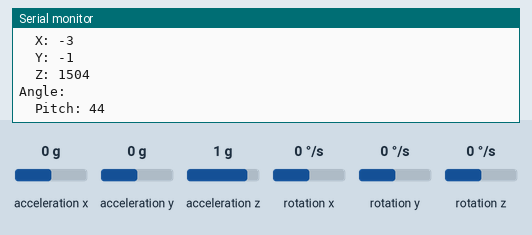
The sketch below on a simulated Arduino Mega 2560, built with avr-gcc and run on an emulated ATmega2560. Shown: the last lines printed to the serial monitor. Wiring (inferred from the names in the program): MPU-6050 motion sensor at I2C address 0x68. The test bench sets the inputs (shaded band); at power-on: acceleration x 0 g, acceleration y 0 g, acceleration z 1 g, rotation x 0 °/s, rotation y 0 °/s, rotation z 0 °/s.

Above: at 1.2 s.
1.3 s: acceleration x set to -1.4 g
At 2.3 s:
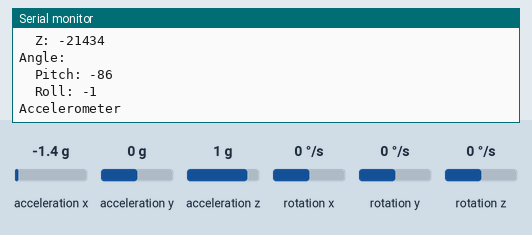
4.3 s: acceleration y set to -0.2 g
At 4.8 s:
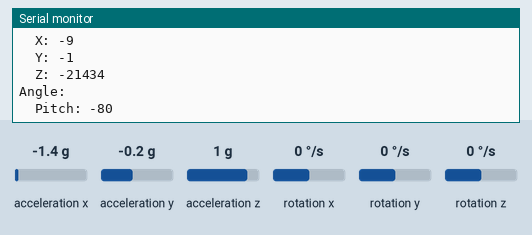
Timing chart, 0 to 7.3 s (numbered marks = the images above; inputs shaded):
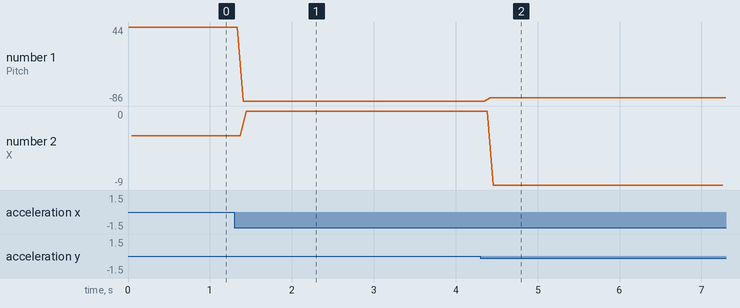

The sketch:

accelerometer_test_code.ino
```cpp
/*
   MPU-6050 Test

   This simple program reads and prints to the Serial Monitor window
   the raw X/Y/Z values for the accelerometer and the gyro
   It also calculates the pitch and roll values as well as the temperature
   in F and C.

   Connect VDD to 5V and GND to ground on the MCU
   Connect SCL to SCL on MCU and SDA to SDA on MCU

  Note that the correction values can be used to put in an offset to adjust the
  values toward 0 or in the case of the temperature to adjust it to match a
  reference temperature measurement device.
*/

#include <Arduino.h>
#include <math.h>
#define MSGSIZE 80
#define MSGPRINTS 10
const int MPU=0x68;
int16_t AcX,AcY,AcZ,Tmp,GyX,GyY,GyZ;
double pitch,roll;
char buffer[MSGSIZE];

//===============================================================================
//  Initialization
//===============================================================================
void setup(){
Wire.begin();
Wire.beginTransmission(MPU);
Wire.write(0x6B);
Wire.write(0);
Wire.endTransmission(true);
Serial.begin(9600);
}
//===============================================================================
//  Main
//===============================================================================
void loop(){
Wire.beginTransmission(MPU);
Wire.write(0x3B);
Wire.endTransmission(false);
Wire.requestFrom(MPU,14,true);

int AcXoff,AcYoff,AcZoff,GyXoff,GyYoff,GyZoff;
int temp,toff;
int count = 0;
double t,tx,tf;

//Acceleration data correction
AcXoff = 1504;
AcYoff = -94;
AcZoff = -14849;

//Temperature correction
toff = -8099;

//Gyro correction
GyXoff = 181;
GyYoff = -166;
GyZoff = -266;

//read accel data and apply correction
AcX=(Wire.read()<<8|Wire.read()) + AcXoff;
AcY=(Wire.read()<<8|Wire.read()) + AcYoff;
AcZ=(Wire.read()<<8|Wire.read()) + AcZoff;

//read temperature data & apply correction
temp=(Wire.read()<<8|Wire.read()) + toff;

//read gyro data & apply correction
GyX=(Wire.read()<<8|Wire.read()) + GyXoff;
GyY=(Wire.read()<<8|Wire.read()) + GyYoff;
GyZ=(Wire.read()<<8|Wire.read()) + GyZoff;

// Calculate and convert temperature
tx=temp;
t = tx/340 + 36.53;     // Formula from data sheet
tf = (t * 9/5) + 32;    // Standard C to F conversion

getAngle(AcX,AcY,AcZ);

sprintf(buffer,"Angle: \n\tPitch: %d\n\tRoll: %d\nAccelerometer\n\tX: %d\n\tY: %d\n\tZ: %d\n",round(pitch), round(roll), AcX, AcY, AcZ);
Serial.println(buffer);

delay(10);
}

//===============================================================================
//  GetAngle - Converts accleration data to yaw,pitch, and roll (in that order)
//===============================================================================
void getAngle(int Vx,int Vy,int Vz) {
double x = Vx;
double y = Vy;
double z = Vz;
pitch = atan(x/sqrt((y*y) + (z*z)));
roll = atan(y/sqrt((x*x) + (z*z)));
//convert radians into degrees
pitch = pitch * (180.0/3.14);
roll = roll * (180.0/3.14) ;
}
```

main.h
```cpp
#include <Adafruit_VL53L0X.h>
//#include <VL53L0X.h>
#include <Wire.h>
#include <stdbool.h>
#include <avr/interrupt.h>


/******************
 * SENSOR SETTINGS
 ******************/

/* Trigger Settings */
#define MEASURE_TIME 50
#define THRESHOLD_TIME 5*MEASURE_TIME /* in milliseconds */
#define FILTER_LENGTH THRESHOLD_TIME/MEASURE_TIME
#define MIN_DISTANCE 110 /* in millimeters */
#define MAX_DISTANCE 356 /* in millimeters */

/* Group settings */
#define VL53L0X_I2C_ADDRESS 41
#define CLUSTERS 1
#define CLUSTER_SENSORS 3


/******************
 * ATMEGA SETTINGS
 ******************/
#define RETRIES_MAX 5
#define INTERRUPT_PIN 2  // use pin 2 on Arduino Uno & most boards
#define BAUD_RATE 115200
#define I2C_CLOCK 100000

typedef uint8_t Pin;

class Lidar_Sensor
{
  public:
    Adafruit_VL53L0X VL53L0X;
	  uint8_t address = 0;
    Pin enable = 0;
    uint16_t sampleIndex = 0,  thresholdTime = 0;
    float weightedSample = 0, distanceAverage = 0;
    float sampleWindow[FILTER_LENGTH];
	  bool isTriggered = false;
	  Lidar_Sensor(){}
    void init(Pin enable_pin, size_t i2c_address)
    {
		  address = i2c_address;
		  enable = enable_pin;
    }

};

void communication_setup();
void sensor_setup(Lidar_Sensor *sensor);
void detect_objects();
```

dmpsetup.cpp
```cpp
#include "main.h"

extern MPU6050 accel;
// I2Cdev and MPU6050 must be installed as libraries, or else the .cpp/.h files
// for both classes must be in the include path of your project


/* =========================================================================
   NOTE: In addition to connection 3.3v, GND, SDA, and SCL, this sketch
   depends on the MPU-6050's INT pin being connected to the Arduino's
   external interrupt #0 pin. On the Arduino Uno and Mega 2560, this is
   digital I/O pin 2.
   ========================================================================= */


// uncomment "OUTPUT_READABLE_QUATERNION" if you want to see the actual
// quaternion components in a [w, x, y, z] format (not best for parsing
// on a remote host such as Processing or something though)
#define OUTPUT_READABLE_QUATERNION

// uncomment "OUTPUT_READABLE_EULER" if you want to see Euler angles
// (in degrees) calculated from the quaternions coming from the FIFO.
// Note that Euler angles suffer from gimbal lock (for more info, see
// http://en.wikipedia.org/wiki/Gimbal_lock)
#define OUTPUT_READABLE_EULER

// uncomment "OUTPUT_READABLE_YAWPITCHROLL" if you want to see the yaw/
// pitch/roll angles (in degrees) calculated from the quaternions coming
// from the FIFO. Note this also requires gravity vector calculations.
// Also note that yaw/pitch/roll angles suffer from gimbal lock (for
// more info, see: http://en.wikipedia.org/wiki/Gimbal_lock)
#define OUTPUT_READABLE_YAWPITCHROLL

#define INTERRUPT_PIN 2  // use pin 2 on Arduino Uno & most boards
#define LED_PIN 13 // (Arduino is 13, Teensy is 11, Teensy++ is 6)
bool blinkState = false;

// MPU control/status vars
bool dmpReady = false;  // set true if DMP init was successful
uint8_t mpuIntStatus;   // holds actual interrupt status byte from MPU
uint8_t devStatus;      // return status after each device operation (0 = success, !0 = error)
uint16_t packetSize;    // expected DMP packet size (default is 42 bytes)
uint16_t fifoCount;     // count of all bytes currently in FIFO
uint8_t fifoBuffer[64]; // FIFO storage buffer

// orientation/motion vars
Quaternion q;           // [w, x, y, z]         quaternion container
VectorInt16 aa;         // [x, y, z]            accel sensor measurements
VectorInt16 gy;         // [x, y, z]            gyro sensor measurements
VectorInt16 aaReal;     // [x, y, z]            gravity-free accel sensor measurements
VectorInt16 aaWorld;    // [x, y, z]            world-frame accel sensor measurements
VectorFloat gravity;    // [x, y, z]            gravity vector
float euler[3];         // [psi, theta, phi]    Euler angle container
float ypr[3];           // [yaw, pitch, roll]   yaw/pitch/roll container and gravity vector

// ================================================================
// ===               INTERRUPT DETECTION ROUTINE                ===
// ================================================================

volatile bool mpuInterrupt = false;     // indicates whether MPU interrupt pin has gone high
void dmpDataReady()
{
  mpuInterrupt = true;
}

// ================================================================
// ===                      INITIAL SETUP                       ===
// ================================================================

void dmp_setup()
{

	accel_setup();
  // wait for ready
  Serial.println(F("\nSend any character to begin DMP programming and demo: "));
  while (Serial.available() && Serial.read()); // empty buffer
  while (!Serial.available());                 // wait for data
  while (Serial.available() && Serial.read()); // empty buffer again

  // load and configure the DMP
  Serial.println(F("Initializing DMP..."));
  devStatus = accel.dmpInitialize();

  // make sure it worked (returns 0 if so)
  if (devStatus == 0)
  {
    // Calibration Time: generate offsets and calibrate our MPU6050
    accel.CalibrateAccel(6);
    accel.CalibrateGyro(6);
    Serial.println();
    accel.PrintActiveOffsets();
    // turn on the DMP, now that it's ready
    Serial.println(F("Enabling DMP..."));
    accel.setDMPEnabled(true);

    // enable Arduino interrupt detection
    Serial.print(F("Enabling interrupt detection (Arduino external interrupt "));
    Serial.print(digitalPinToInterrupt(INTERRUPT_PIN));
    Serial.println(F(")..."));
    attachInterrupt(digitalPinToInterrupt(INTERRUPT_PIN), dmpDataReady, RISING);
    mpuIntStatus = accel.getIntStatus();

    // set our DMP Ready flag so the main loop() function knows it's okay to use it
    Serial.println(F("DMP ready! Waiting for first interrupt..."));
    dmpReady = true;

    // get expected DMP packet size for later comparison
    packetSize = accel.dmpGetFIFOPacketSize();
  }
  else
  {
    // ERROR!
    // 1 = initial memory load failed
    // 2 = DMP configuration updates failed
    // (if it's going to break, usually the code will be 1)
    Serial.print(F("DMP Initialization failed (code "));
    Serial.print(devStatus);
    Serial.println(F(")"));
  }

  // configure LED for output
  pinMode(LED_PIN, OUTPUT);
}


// ================================================================
// ===                    MAIN PROGRAM LOOP                     ===
// ================================================================

void dmp_loop()
{
  // if programming failed, don't try to do anything
  if (!dmpReady) return;
  // read a packet from FIFO
  if (accel.dmpGetCurrentFIFOPacket(fifoBuffer)) { // Get the Latest packet

#ifdef OUTPUT_READABLE_QUATERNION
    // display quaternion values in easy matrix form: w x y z
    accel.dmpGetQuaternion(&q, fifoBuffer);
    Serial.print("quat\t");
    Serial.print(q.w);
    Serial.print("\t");
    Serial.print(q.x);
    Serial.print("\t");
    Serial.print(q.y);
    Serial.print("\t");
    Serial.println(q.z);
#endif

#ifdef OUTPUT_READABLE_EULER
    // display Euler angles in degrees
    accel.dmpGetQuaternion(&q, fifoBuffer);
    accel.dmpGetEuler(euler, &q);
    Serial.print("euler\t");
    Serial.print(euler[0] * 180 / M_PI);
    Serial.print("\t");
    Serial.print(euler[1] * 180 / M_PI);
    Serial.print("\t");
    Serial.println(euler[2] * 180 / M_PI);
#endif

#ifdef OUTPUT_READABLE_YAWPITCHROLL
    // display Euler angles in degrees
    accel.dmpGetQuaternion(&q, fifoBuffer);
    accel.dmpGetGravity(&gravity, &q);
    accel.dmpGetYawPitchRoll(ypr, &q, &gravity);
    Serial.print("ypr\t");
    Serial.print(ypr[0] * 180 / M_PI);
    Serial.print("\t");
    Serial.print(ypr[1] * 180 / M_PI);
    Serial.print("\t");
    Serial.print(ypr[2] * 180 / M_PI);
    /*
      accel.dmpGetAccel(&aa, fifoBuffer);
      Serial.print("\tRaw Accl XYZ\t");
      Serial.print(aa.x);
      Serial.print("\t");
      Serial.print(aa.y);
      Serial.print("\t");
      Serial.print(aa.z);
      accel.dmpGetGyro(&gy, fifoBuffer);
      Serial.print("\tRaw Gyro XYZ\t");
      Serial.print(gy.x);
      Serial.print("\t");
      Serial.print(gy.y);
      Serial.print("\t");
      Serial.print(gy.z);
    */
    Serial.println();

#endif

#define OUTPUT_READABLE_REALACCEL
#ifdef OUTPUT_READABLE_REALACCEL
    // display real acceleration, adjusted to remove gravity
    accel.dmpGetQuaternion(&q, fifoBuffer);
    accel.dmpGetAccel(&aa, fifoBuffer);
    accel.dmpGetGravity(&gravity, &q);
    accel.dmpGetLinearAccel(&aaReal, &aa, &gravity);
    Serial.print("areal\t");
    Serial.print(aaReal.x);
    Serial.print("\t");
    Serial.print(aaReal.y);
    Serial.print("\t");
    Serial.println(aaReal.z);
#endif

#define OUTPUT_READABLE_WORLDACCEL
#ifdef OUTPUT_READABLE_WORLDACCEL
    // display initial world-frame acceleration, adjusted to remove gravity
    // and rotated based on known orientation from quaternion
    accel.dmpGetQuaternion(&q, fifoBuffer);
    accel.dmpGetAccel(&aa, fifoBuffer);
    accel.dmpGetGravity(&gravity, &q);
    accel.dmpGetLinearAccel(&aaReal, &aa, &gravity);
    accel.dmpGetLinearAccelInWorld(&aaWorld, &aaReal, &q);
    Serial.print("aworld\t");
    Serial.print(aaWorld.x);
    Serial.print("\t");
    Serial.print(aaWorld.y);
    Serial.print("\t");
    Serial.println(aaWorld.z);
#endif


    // blink LED to indicate activity
    blinkState = !blinkState;
    digitalWrite(LED_PIN, blinkState);
  }
}
```

Source omitted: main.cpp (6667 bytes)

Measured:
- the behaviour switches between 0 and -0.1 g on acceleration y (found by bisection; images 1 and 2)
- after the input at 1.3 s, the serial monitor: prints a new line after 0.11 s (image 1)
- after the input at 4.3 s, the serial monitor: prints a new line after 0.12 s (image 2)
- plotted number 1: 44 → -86 after the input at 1.3 s, -86 → -80 after the input at 4.3 s
- plotted number 2: 0 → -9 after the input at 4.3 s
